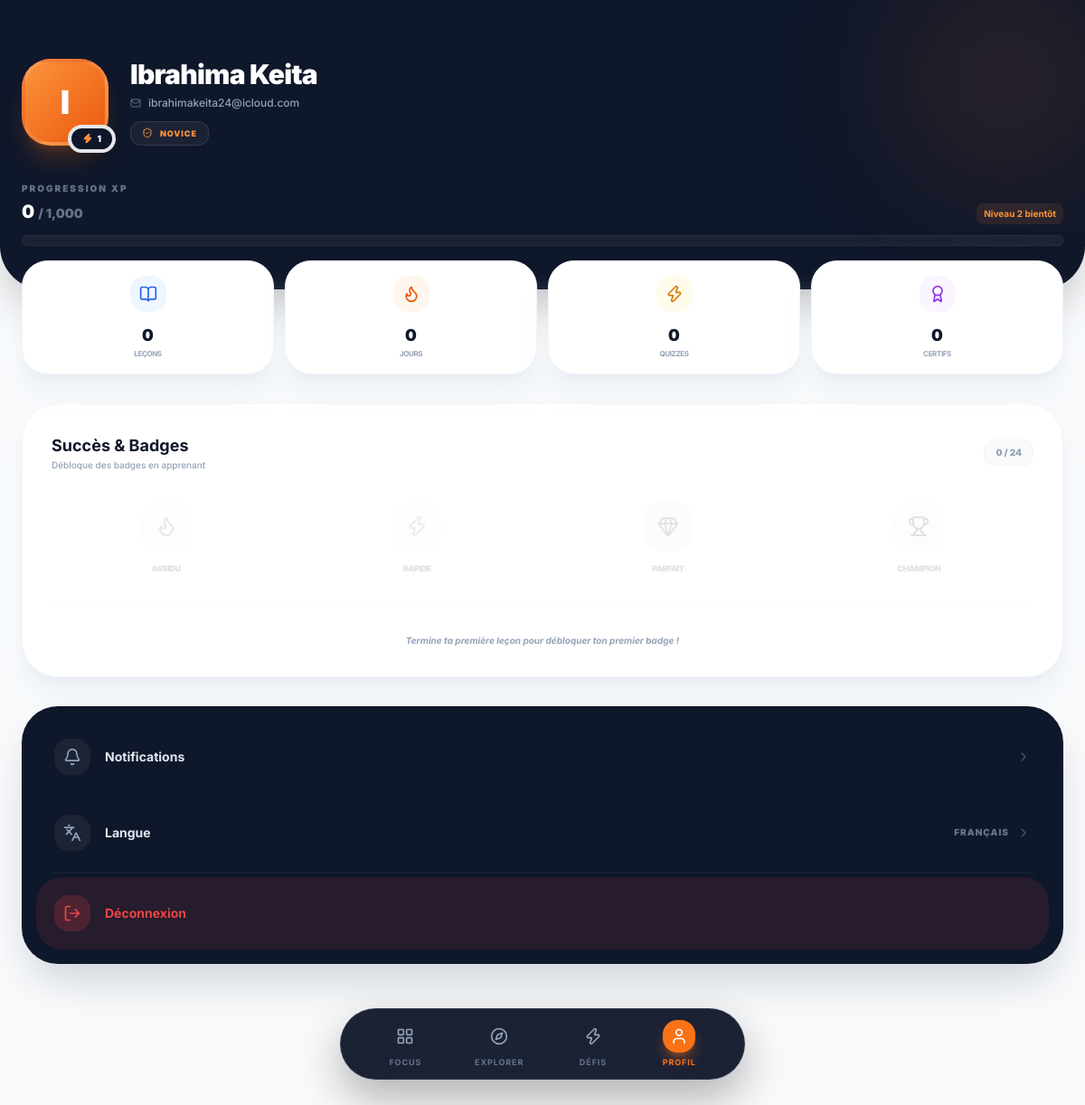
The app's page /learner/profile.php (signed in) with its own data.
### tables this page shows
CREATE TABLE users (
    id INT AUTO_INCREMENT PRIMARY KEY,
    full_name VARCHAR(100) NOT NULL,
    username VARCHAR(50) NOT NULL UNIQUE,
    email VARCHAR(100) NOT NULL UNIQUE,
    password VARCHAR(255) NOT NULL,
    role ENUM('admin', 'learner') DEFAULT 'learner',
    profile_pic VARCHAR(255) DEFAULT 'default_avatar.png',
    xp INT DEFAULT 0,
    level INT DEFAULT 1,
    streak INT DEFAULT 0,
    last_login TIMESTAMP NULL,
    created_at TIMESTAMP DEFAULT CURRENT_TIMESTAMP
);

### learner/profile.php (the view, shortened to what this page needs)
<?php
require_once '../config/db.php';
$user_id = $_SESSION['user_id'];
$stmt = $pdo->prepare("
    SELECT u.*, COUNT(up.id) as total_completed
    FROM users u
    LEFT JOIN user_progress up ON u.id = up.user_id
    WHERE u.id = ?
    GROUP BY u.id
");
$stmt->execute([$user_id]);
$user_db = $stmt->fetch();
$total_lessons = $user_db['total_completed'];
$rank = 'Novice';
$next_level_xp = $user_db['level'] * 1000;
$stats = [
    ['val' => $total_lessons, 'label' => 'Leçons', 'icon' => 'book-open', 'bg' => 'bg-blue-50', 'color' => 'text-blue-600'],
    ['val' => $user_db['streak'], 'label' => 'Jours', 'icon' => 'flame', 'bg' => 'bg-orange-50', 'color' => 'text-orange-600'],
    ['val' => $total_lessons, 'label' => 'Quizzes', 'icon' => 'zap', 'bg' => 'bg-amber-50', 'color' => 'text-amber-600'],
    ['val' => 0, 'label' => 'Certifs', 'icon' => 'award', 'bg' => 'bg-purple-50', 'color' => 'text-purple-600'],
];
?>
<!DOCTYPE html>
<html lang="fr">
<head>
    <script src="https://cdn.tailwindcss.com"></script>
</head>
<body class="pb-32">
    <div class="bg-asika-dark text-white px-6 pt-16 pb-12 rounded-b-[3rem] shadow-2xl relative overflow-hidden">
        <div class="absolute -top-10 -right-10 w-64 h-64 bg-orange-500/10 rounded-full blur-3xl"></div>
        <div class="flex items-center gap-6 mb-10 relative z-10">
            <div class="relative">
                <div class="w-24 h-24 bg-gradient-to-br from-orange-400 to-orange-600 rounded-[2rem] flex items-center justify-center text-4xl font-black shadow-xl shadow-orange-500/20 border-4 border-white/10 text-white">
                    <?php echo substr($user_db['full_name'], 0, 1); ?>
                </div>
                <div class="absolute -bottom-2 -right-2 bg-slate-900 border-4 border-asika-dark px-3 py-1 rounded-full flex items-center gap-1 shadow-lg">
                    <i data-lucide="zap" class="w-3 h-3 text-orange-400 fill-orange-400"></i>
                    <span class="text-[10px] font-black text-white"><?php echo $user_db['level']; ?></span>
                </div>
            </div>
            <div class="flex-1">
                <h1 class="text-3xl font-black tracking-tight leading-tight mb-1"><?php echo htmlspecialchars($user_db['full_name']); ?></h1>
                <div class="flex items-center gap-2 mb-3">
                    <i data-lucide="mail" class="w-3 h-3 text-slate-500"></i>
                    <p class="text-slate-400 text-xs font-medium"><?php echo htmlspecialchars($user_db['email']); ?></p>
                </div>
                <div class="inline-flex items-center gap-2 px-3 py-1.5 bg-white/5 border border-white/10 rounded-xl">
                    <i data-lucide="shield-check" class="w-3 h-3 text-orange-400"></i>
                    <span class="text-[9px] font-black uppercase tracking-widest text-orange-400"><?php echo $rank; ?></span>
                </div>
            </div>
        </div>
        <div class="relative z-10">
            <div class="mb-3 flex justify-between items-end">
                <div>
                    <p class="text-[10px] font-black text-slate-500 uppercase tracking-[0.2em] mb-1">Progression XP</p>
                    <p class="text-xl font-black text-white"><?php echo number_format($user_db['xp']); ?> <span class="text-slate-500 text-sm">/ <?php echo number_format($next_level_xp); ?></span></p>
                </div>
                <span class="text-[10px] font-bold text-orange-400 px-2 py-1 bg-orange-400/10 rounded-lg">Niveau <?php echo $user_db['level'] + 1; ?> bientôt</span>
            </div>
            <div class="w-full bg-white/5 h-3 rounded-full overflow-hidden border border-white/5">
            </div>
        </div>
    </div>
    <div class="px-6 -mt-8 relative z-20">
        <div class="grid grid-cols-4 gap-3 mb-8">
            <?php foreach($stats as $s): ?>
            <div class="bg-white p-4 rounded-[1.8rem] shadow-xl shadow-slate-200/50 border border-slate-100 flex flex-col items-center">
                <div class="w-10 h-10 <?php echo $s['bg']; ?> <?php echo $s['color']; ?> rounded-2xl flex items-center justify-center mb-3">
                    <i data-lucide="<?php echo $s['icon']; ?>" class="w-5 h-5"></i>
                </div>
                <p class="text-lg font-black text-slate-900"><?php echo $s['val']; ?></p>
                <p class="text-[8px] text-slate-400 font-bold uppercase tracking-tighter"><?php echo $s['label']; ?></p>
            </div>
            <?php endforeach; ?>
        </div>
        <div class="bg-white rounded-[2.5rem] p-8 shadow-xl shadow-slate-200/50 border border-slate-100 mb-8">
            <div class="flex justify-between items-center mb-8">
                <div>
                    <h3 class="font-bold text-slate-900 text-lg">Succès & Badges</h3>
                    <p class="text-slate-400 text-[10px] font-medium">Débloque des badges en apprenant</p>
                </div>
                <span class="text-[10px] font-black text-slate-400 bg-slate-50 px-3 py-1.5 rounded-xl border border-slate-100">0 / 24</span>
            </div>
            <div class="grid grid-cols-4 gap-6">
                <?php
                $badges = [
                    ['icon' => 'flame', 'n' => 'Assidu', 'c' => 'bg-orange-50', 'tc' => 'text-orange-500'],
                    ['icon' => 'zap', 'n' => 'Rapide', 'c' => 'bg-amber-50', 'tc' => 'text-amber-500'],
                    ['icon' => 'gem', 'n' => 'Parfait', 'c' => 'bg-blue-50', 'tc' => 'text-blue-500'],
                    ['icon' => 'trophy', 'n' => 'Champion', 'c' => 'bg-purple-50', 'tc' => 'text-purple-500'],
                ];
                foreach($badges as $b):
                ?>
                <div class="flex flex-col items-center gap-3 opacity-20 grayscale">
                    <div class="w-14 h-14 <?php echo $b['c']; ?> <?php echo $b['tc']; ?> rounded-[1.5rem] flex items-center justify-center border border-transparent shadow-sm">
                        <i data-lucide="<?php echo $b['icon']; ?>" class="w-6 h-6"></i>
                    </div>
                    <span class="text-[9px] font-black uppercase tracking-tighter text-slate-500"><?php echo $b['n']; ?></span>
                </div>
                <?php endforeach; ?>
            </div>
            <div class="mt-8 pt-8 border-t border-slate-50 text-center">
                <p class="text-[10px] font-bold text-slate-400 italic">Termine ta première leçon pour débloquer ton premier badge !</p>
            </div>
        </div>
        <div class="bg-slate-900 rounded-[2.5rem] p-4 shadow-2xl shadow-slate-900/20 mb-8">
            <div class="space-y-1">
                <a href="#" class="flex items-center justify-between p-5 hover:bg-white/5 rounded-[1.8rem] transition-all group">
                    <div class="flex items-center gap-4">
                        <div class="w-10 h-10 bg-white/5 rounded-2xl flex items-center justify-center text-slate-400 group-hover:bg-orange-500 group-hover:text-white transition-all">
                            <i data-lucide="bell" class="w-5 h-5"></i>
                        </div>
                        <span class="text-sm font-bold text-slate-200">Notifications</span>
                    </div>
                    <i data-lucide="chevron-right" class="w-4 h-4 text-slate-600 group-hover:text-white transition-all"></i>
                </a>
                <a href="#" class="flex items-center justify-between p-5 hover:bg-white/5 rounded-[1.8rem] transition-all group">
                    <div class="flex items-center gap-4">
                        <div class="w-10 h-10 bg-white/5 rounded-2xl flex items-center justify-center text-slate-400 group-hover:bg-blue-500 group-hover:text-white transition-all">
                            <i data-lucide="languages" class="w-5 h-5"></i>
                        </div>
                        <span class="text-sm font-bold text-slate-200">Langue</span>
                    </div>
                    <div class="flex items-center gap-2">
                        <span class="text-[10px] font-black text-slate-500 uppercase tracking-widest">Français</span>
                        <i data-lucide="chevron-right" class="w-4 h-4 text-slate-600"></i>
                    </div>
                </a>
                <div class="my-4 mx-4 border-t border-white/5"></div>
                <a href="../logout.php" class="flex items-center gap-4 p-5 bg-red-500/10 hover:bg-red-500 text-red-500 hover:text-white rounded-[1.8rem] transition-all group">
                    <div class="w-10 h-10 bg-red-500/20 rounded-2xl flex items-center justify-center group-hover:bg-white/20">
                        <i data-lucide="log-out" class="w-5 h-5"></i>
                    </div>
                    <span class="text-sm font-bold">Déconnexion</span>
                </a>
            </div>
        </div>
    </div>
    <?php include '../includes/bottom_nav.php'; ?>
</body>
</html>
</body>
</html>

### learner/profile.php (style rules this page uses)
body { font-family: 'Inter', sans-serif; background-color: #F8FAFC; }
.bg-asika-dark { background-color: #0F172A; }

### records on screen
users: full_name "I", level "1", full_name "Ibrahima Keita", email "ibrahimakeita24@icloud.com", xp "0", level "1,000", $user_db['level'] + 1 "2"

### other values on screen
$rank "NOVICE"
$s['val'] "0"
$s['label'] "LEÇONS"
$s['label'] "JOURS"
$s['label'] "QUIZZES"
$s['label'] "CERTIFS"
$b['n'] "ASSIDU"
$b['n'] "RAPIDE"
$b['n'] "PARFAIT"
$b['n'] "CHAMPION"
